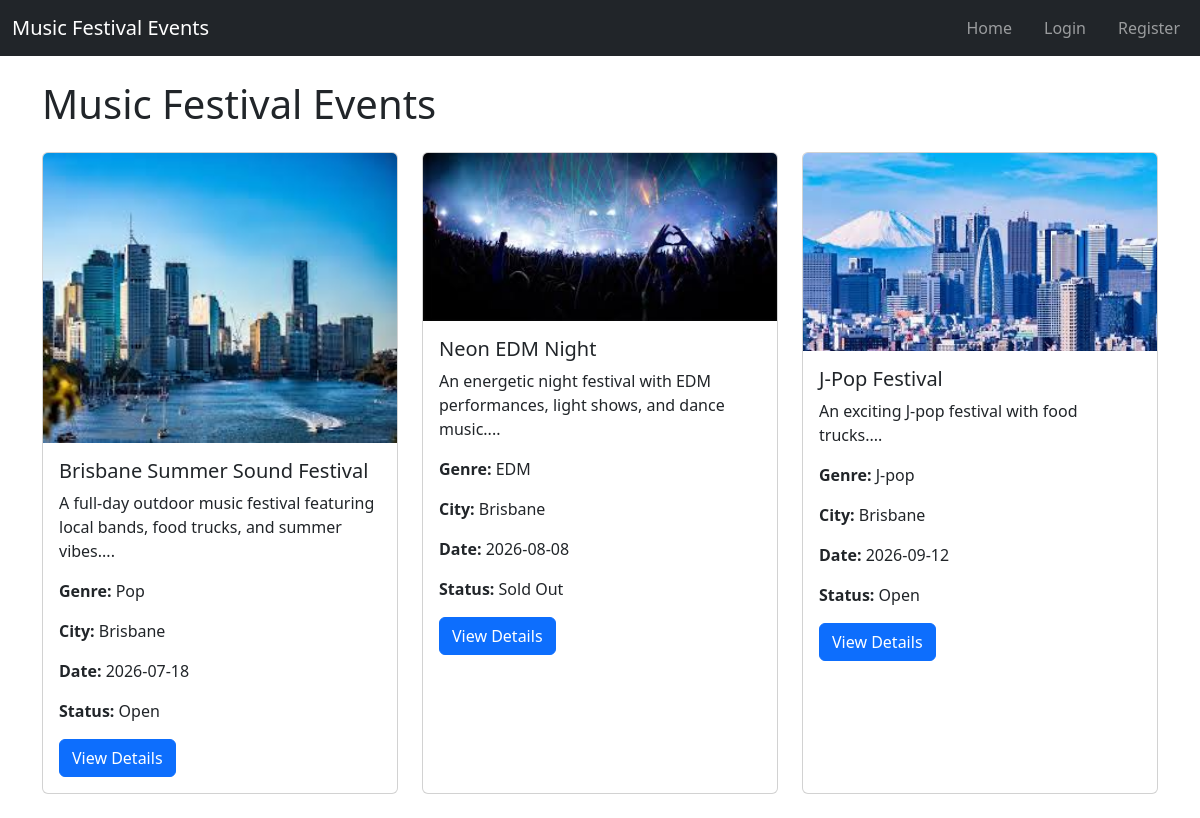
The page / on the database its author committed.
### website/models.py (models this page shows)
class Event(db.Model):
    __tablename__ = 'events'
    id = db.Column(db.Integer, primary_key=True)
    title = db.Column(db.String(150), nullable=False)
    description = db.Column(db.Text, nullable=False)
    date = db.Column(db.Date, nullable=False)
    start_time = db.Column(db.Time, nullable=False)
    end_time = db.Column(db.Time, nullable=False)
    venue_name = db.Column(db.String(150), nullable=False)
    city = db.Column(db.String(80), nullable=False)
    image = db.Column(db.String(255), nullable=False)
    genre = db.Column(db.String(50), nullable=False)
    artist_lineup = db.Column(db.Text, nullable=False)
    price = db.Column(db.Float, nullable=False)
    total_tickets = db.Column(db.Integer, nullable=False)
    available_tickets = db.Column(db.Integer, nullable=False)
    status = db.Column(db.String(20), nullable=False, default='Open')
    acknowledgement_type = db.Column(db.String(50), nullable=False, default='No Acknowledgement')
    acknowledgement_text = db.Column(db.Text, nullable=True)
    creator_id = db.Column(db.Integer, db.ForeignKey('users.id'), nullable=False)
    bookings = db.relationship('Booking', backref='event', lazy=True)
    comments = db.relationship('Comment', backref='event', lazy=True)

### website/views.py (the view)
@main_bp.route('/')
def index():
    events = Event.query.all()
    return render_template('index.html', events=events)

### website/templates/index.html
{% extends "base.html" %}
{% block content %}
<div class="container mt-4">
    <h1 class="mb-4">Music Festival Events</h1>
    <div class="row">
        {% for event in events %}
        <div class="col-md-4 mb-4">
            <div class="card h-100">
                <img src="{{ url_for('static', filename='image/' + event.image) }}" class="card-img-top" alt="{{ event.title }}">
                <div class="card-body">
                    <h5 class="card-title">{{ event.title }}</h5>
                    <p class="card-text">{{ event.description[:100] }}...</p>
                    <p><strong>Genre:</strong> {{ event.genre }}</p>
                    <p><strong>City:</strong> {{ event.city }}</p>
                    <p><strong>Date:</strong> {{ event.date }}</p>
                    <p><strong>Status:</strong> {{ event.status }}</p>
                    <a href="{{ url_for('main.event_detail', event_id=event.id) }}" class="btn btn-primary">
                        View Details
                    </a>
                </div>
            </div>
        </div>
        {% endfor %}
    </div>
</div>
{% endblock %}

### website/templates/base.html (shortened to what this page needs)
<html>
<head>
    <link href="https://cdn.jsdelivr.net/npm/bootstrap@5.3.2/dist/css/bootstrap.min.css" rel="stylesheet">
</head>
<body>
    <header>
        <nav class="navbar navbar-expand-lg navbar-dark bg-dark">
            <div class="container-fluid">
                <a class="navbar-brand" href="{{ url_for('main.index') }}">
                    Music Festival Events
                </a>
            <div class="collapse navbar-collapse" id="navbarNav">
                <ul class="navbar-nav ms-auto flex-row gap-3">
                    <li class="nav-item">
                        <a class="nav-link"
                        href="{{ url_for('main.index') }}">
                        Home
                    </a>
                </li>
                {% if current_user.is_authenticated %}
                <li class="nav-item">
                    <a class="nav-link"
                        href="{{ url_for('auth.logout') }}">
                        Logout
                    </a>
                </li>
                {% else %}
                <li class="nav-item">
                    <a class="nav-link"
                        href="{{ url_for('auth.login') }}">
                        Login
                    </a>
                </li>
                <li class="nav-item">
                    <a class="nav-link"
                        href="{{ url_for('auth.register') }}">
                        Register
                    </a>
                </li>
                {% endif %}
            </ul>
        </div>
    </div>
</nav>
    </header>
    {% block content %}
    {% endblock %}
</body>
</html>

### rows shown on the page
Event: image (picture), title "Brisbane Summer Sound Festival", description "A full-day outdoor music festival featuring local bands, food trucks, and summer vibes.", genre "Pop", city "Brisbane", date "2026-07-18", status "Open"
Event: image (picture), title "Neon EDM Night", description "An energetic night festival with EDM performances, light shows, and dance music.", genre "EDM", city "Brisbane", date "2026-08-08", status "Sold Out"
Event: image (picture), title "J-Pop Festival", description "An exciting J-pop festival with food trucks.", genre "J-pop", city "Brisbane", date "2026-09-12", status "Open"
